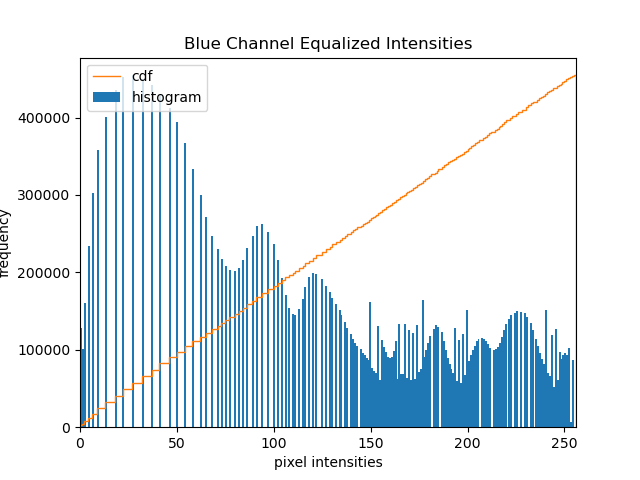
#> input picture data/Blue Channel Equalized Intensities.png, 640 x 480 px, given in place of DSC_0232.JPG, which was not available
$ jupyter execute main.ipynb   (text cells are left out)
#> lines starting #> are read from the running program, lines starting #| are printed output that depends on the picture; pictures that were not available may be replaced by others from this repository, and a replacement may not be noted
[cell 1]
# import hist_eq
import cv2
import matplotlib.pyplot as plt
import numpy as np
from math import log10, sqrt


DAY_IMG_PATH = 'data/DSC_0232.JPG'
NIGHT_IMG_PATH = 'data/DSC_0214.JPG'

[cell 2]
# This cell contains the functions used and their descriptions
def mean_squared_error(x1, x2):
    '''
    Used to calculate the mse between original image and our implementation
    '''
    return np.mean(np.square(x1 - x2))


def psnr(x1, x2):
    '''
    Peak Signal to Noise Ratio
    '''
    mse = mean_squared_error(x1, x2)
    if(mse == 0):
        return 100
    max_pixel = 255.0
    psnr = 20 * log10(max_pixel / sqrt(mse))
    return psnr


def calc_cdf(count):
    '''
    Calculating the cumulative density function
    '''
    cdf = np.cumsum(count) / sum(count)
    return cdf


def histogram_equalization_channel(image:np.ndarray, nbins=255):
    '''
    Applying histogram equalization to a single image channel
    For our case we applied it to the Y channel in Y'UV color space
    '''
    hist, bin_centers = np.histogram(image.ravel(), bins=nbins)
    cdf = calc_cdf(hist)

    flattened_img = image.ravel()
    out = []
    for pix in flattened_img:
        out.append(cdf[pix-1])

    out = (np.array(out).reshape(image.shape) * 255).astype('uint8')
    return out


def histogram_equalization(img:np.ndarray):
    '''
    Our Method for applying histogram equalization
    '''
    # ? Converting from BGR color space to YUV color space
    img_yuv = cv2.cvtColor(img, cv2.COLOR_BGR2YUV)

    # ? Applying histogram equalization to the Y' channel
    img_yuv[:,:,0] = histogram_equalization_channel(img_yuv[:,:,0])

    # ? Converting back to BGR
    out = cv2.cvtColor(img_yuv, cv2.COLOR_YUV2BGR)
    return out


def plot_histogram(channel_intensities:np.ndarray, title:str, save=True):
    '''
    Helper function to plot the intensities of an image channel
    Takes in HxW matrix and plots and saves it
    '''
    hist, bins = np.histogram(channel_intensities.ravel(), bins=256, range=(0,256))
    cdf = hist.cumsum()
    cdf_norm = cdf * float(hist.max()) / cdf.max()


    plt.hist(channel_intensities.ravel(), bins=256, range=(0,255))
    plt.stairs(cdf_norm)
    plt.title(title)
    plt.xlim([0, 256])
    plt.xlabel('pixel intensities')
    plt.ylabel('frequency')
    plt.legend(('cdf','histogram'), loc = 'upper left')
    if save:
        plt.savefig(f'data/{title}.png')

    plt.show()


def equalize_histogram_cv(img:np.ndarray):
    '''
    Applying Histogram equalization using OpenCV function
    '''
    img_yuv = cv2.cvtColor(img, cv2.COLOR_BGR2YUV)
    img_yuv[:,:,0] = cv2.equalizeHist(img_yuv[:,:,0])
    out = cv2.cvtColor(img_yuv, cv2.COLOR_YUV2BGR)
    return out

def resize_with_aspect_ratio(image, width=None, height=None):
    '''
    Helper function to decrease the resolution of images to decrease storage space
    Overleaf only allows 50MB max upload
    '''
    # Get the original image dimensions
    h, w = image.shape[:2]

    # Calculate the aspect ratio
    aspect_ratio = w / h

    if width is None:
        # Calculate height based on the specified width
        new_height = int(height / aspect_ratio)
        resized_image = cv2.resize(image, (height, new_height))
    else:
        # Calculate width based on the specified height
        new_width = int(width * aspect_ratio)
        resized_image = cv2.resize(image, (new_width, width))

    return resized_image

[cell 3]
# Applying Histogram Equalization to day time image
img = cv2.imread(DAY_IMG_PATH)
#> img is the input picture: shape (480, 640, 3); mean B, G, R 241.1, 234.4, 224.5
hist_equalized = histogram_equalization(img)
#> in histogram_equalization, `img_yuv = cv2.cvtColor(img, cv2.COLOR_BGR2YUV)`: img_yuv: shape (480, 640, 3); mean of channels 0, 1, 2 232.2, 132.3, 121.2
#> in histogram_equalization_channel, `hist, bin_centers = np.histogram(image.ravel(), bins=nbins)`: hist = 255 values, max 257737 at index 254, min 0 at index 145, mean 1204.7; bin_centers = 256 values from 0 to 255
#> in calc_cdf, `cdf = np.cumsum(count) / sum(count)`: cdf = 255 values from 0.00757 to 1
#> after the loop in histogram_equalization_channel, `for pix in flattened_img:`: out = 307200 items
#> in histogram_equalization, `img_yuv[:,:,0] = histogram_equalization_channel(img_yuv[:,:,0])`: img_yuv: shape (480, 640, 3); mean of channels 0, 1, 2 217.3, 132.3, 121.2

# ? The following line saves our output img
cv2.imwrite('data/our_histogram_output.png', hist_equalized)

plt.imshow(cv2.cvtColor(hist_equalized, cv2.COLOR_BGR2RGB))
plt.axis('off')
plt.show()

[cell 4]
# Applying Histogram Equalization to night time image
img2 = cv2.imread(NIGHT_IMG_PATH)
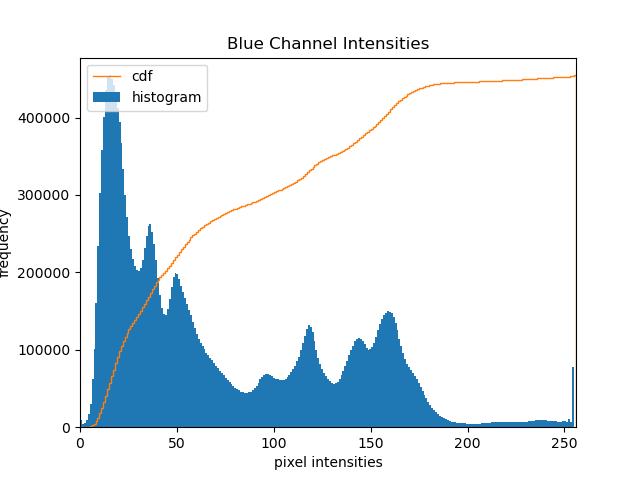
#> input picture data/Blue Channel Intensities.png, 640 x 480 px, given in place of DSC_0214.JPG, which was not available
#> img2 is the input picture: shape (480, 640, 3); mean B, G, R 241.6, 235, 225.3
hist_equalized2 = histogram_equalization(img2)
#> in histogram_equalization (call 2), `img_yuv = cv2.cvtColor(img, cv2.COLOR_BGR2YUV)`: img_yuv: shape (480, 640, 3); mean of channels 0, 1, 2 232.9, 132.2, 121.3
#> in histogram_equalization (call 2), `img_yuv[:,:,0] = histogram_equalization_channel(img_yuv[:,:,0])`: img_yuv: shape (480, 640, 3); mean of channels 0, 1, 2 218.4, 132.2, 121.3
#> in histogram_equalization (call 2), `out = cv2.cvtColor(img_yuv, cv2.COLOR_YUV2BGR)`:
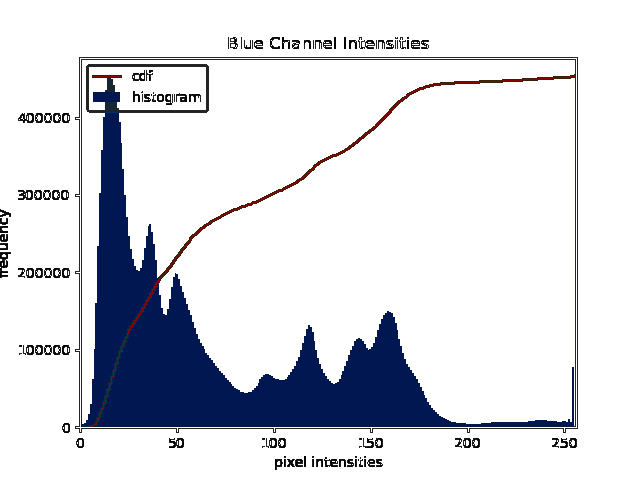
#> out: shape (480, 640, 3); mean B, G, R 227.2, 220.6, 218.4

# ? The following line saves our output img, Downscaling to save below 5MB
cv2.imwrite('data/our_histogram_output2.png',
            resize_with_aspect_ratio(hist_equalized2, height=5000))
#> in resize_with_aspect_ratio, `resized_image = cv2.resize(image, (height, new_height))`:
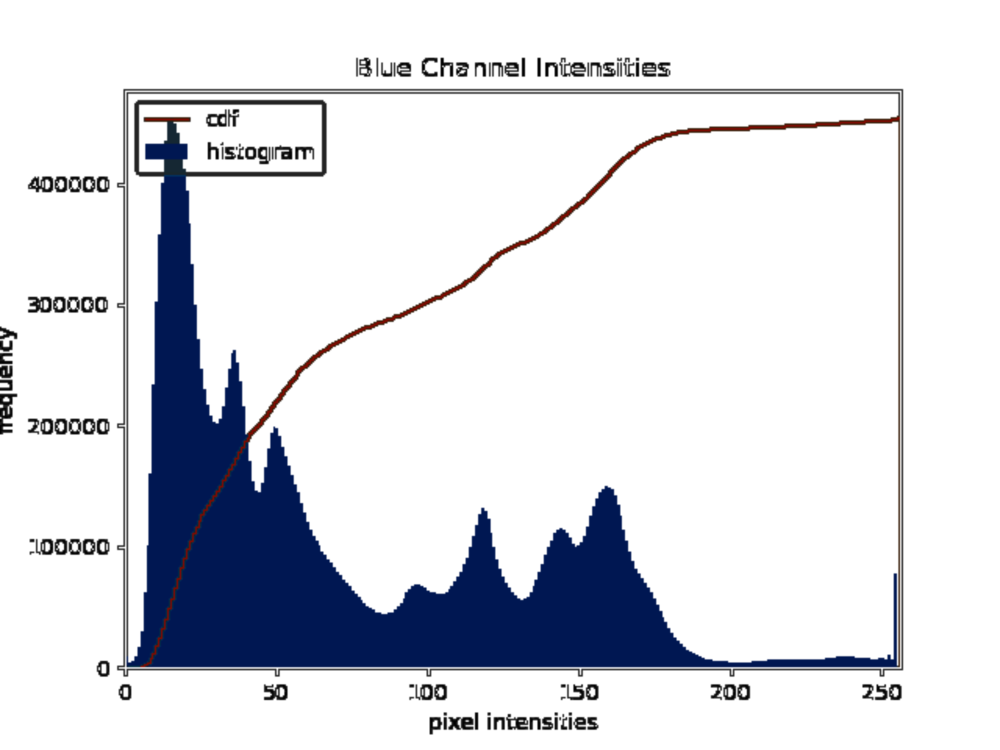
#> resized_image: shape (3750, 5000, 3) (shown at 1/5 size); mean B, G, R 227.2, 220.6, 218.4

plt.imshow(cv2.cvtColor(hist_equalized2, cv2.COLOR_BGR2RGB))
plt.axis('off')
plt.show()

[cell 5]
# ? Plotting Luminance before equalization
img_yuv = cv2.cvtColor(img, cv2.COLOR_BGR2YUV)
plot_histogram(img_yuv[:, :, 0], "Y' Values Before Histogram Equalization")
#> in plot_histogram, `hist, bins = np.histogram(channel_intensities.ravel(), bins=256, range..`: hist = 256 values, max 257664 at index 255, min 0 at index 145, mean 1200; bins = 257 values from 0 to 256
#> in plot_histogram, `cdf = hist.cumsum()`: cdf = 256 values from 2324 to 307200
#> in plot_histogram, `cdf_norm = cdf * float(hist.max()) / cdf.max()`: cdf_norm = 256 values from 1949.3 to 257664
#> in plot_histogram, `plt.hist(channel_intensities.ravel(), bins=256, range=(0,255))`:
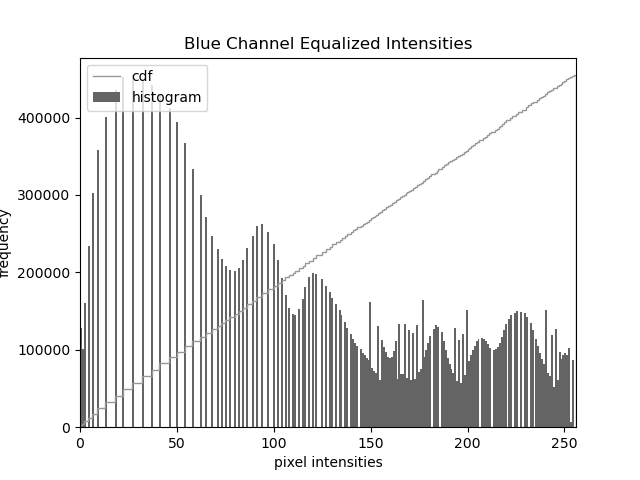
#> channel_intensities: shape (480, 640); min 0, max 255, mean 232.2
#> in plot_histogram, `plt.savefig(f'data/{title}.png')`:
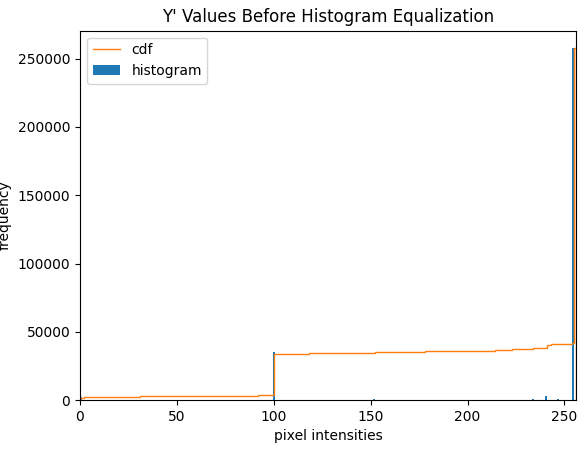
#> figure drawn by matplotlib, 1 panel; tallest bar 257664 high, from x = 254 to 255

[cell 6]
# ? Plotting Luminance after equalization
plot_histogram(
    histogram_equalization_channel(
        img_yuv[:,:,0]
    ), "Y' Values After Histogram Equalization"
)
#> call 2 of plot_histogram, with title = "Y' Values After Histogram Equalization", save = True
#> in plot_histogram (call 2), `hist, bins = np.histogram(channel_intensities.ravel(), bins=256, range..`: hist = 256 values, max 259988 at index 255, min 0 at index 0, mean 1200
#> in plot_histogram (call 2), `cdf = hist.cumsum()`: cdf = 256 values from 0 to 307200
#> in plot_histogram (call 2), `cdf_norm = cdf * float(hist.max()) / cdf.max()`: cdf_norm = 256 values from 0 to 259988
#> in plot_histogram (call 2), `plt.savefig(f'data/{title}.png')`:
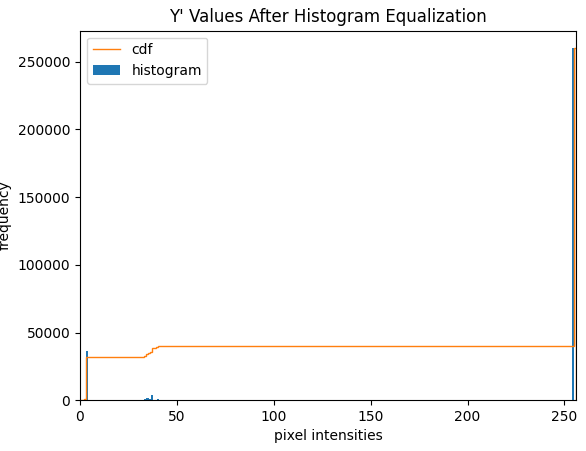
#> figure drawn by matplotlib, 1 panel; tallest bar 259988 high, from x = 254 to 255

[cell 7]
# ? Comparing with OpenCV
cv2_result = equalize_histogram_cv(img)
#> in equalize_histogram_cv, `img_yuv[:,:,0] = cv2.equalizeHist(img_yuv[:,:,0])`: img_yuv: shape (480, 640, 3); mean of channels 0, 1, 2 218.7, 132.3, 121.2
#> in equalize_histogram_cv, `out = cv2.cvtColor(img_yuv, cv2.COLOR_YUV2BGR)`:
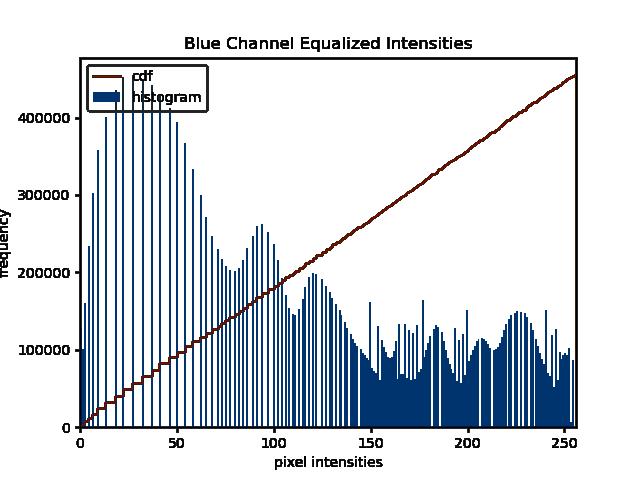
#> out: shape (480, 640, 3); mean B, G, R 227.7, 220.9, 215.3
res = np.hstack((hist_equalized,cv2_result))
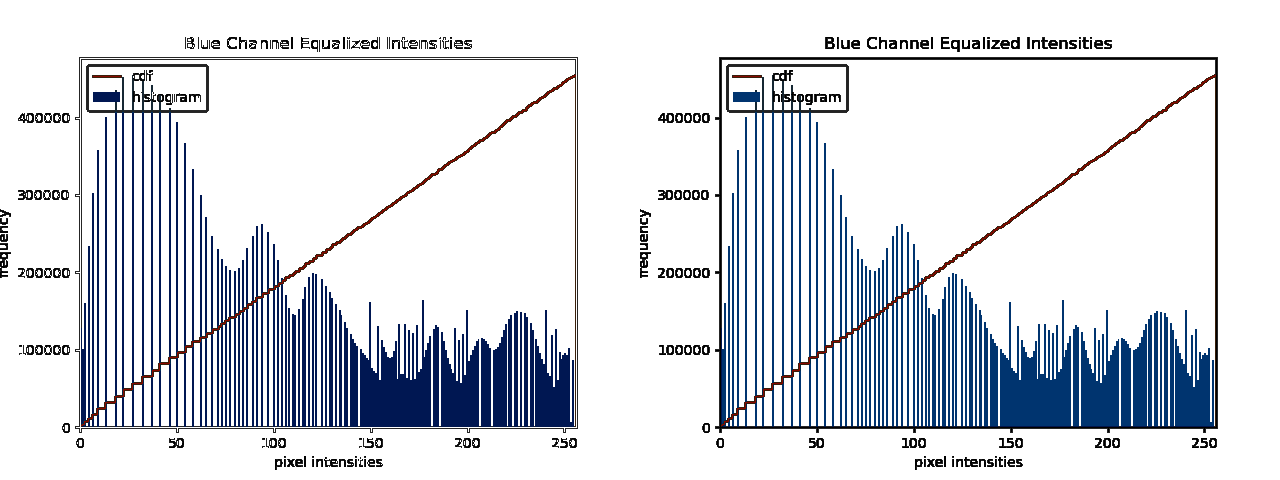
#> res: shape (480, 1280, 3); mean B, G, R 227, 220.2, 216.3

# ? Resizing to decrease storage size
cv2.imwrite('data/histogram_compare_with_cv2.png', resize_with_aspect_ratio(res, height=6000))
#> call 2 of resize_with_aspect_ratio, with height = 6000
#> in resize_with_aspect_ratio (call 2), `resized_image = cv2.resize(image, (height, new_height))`:
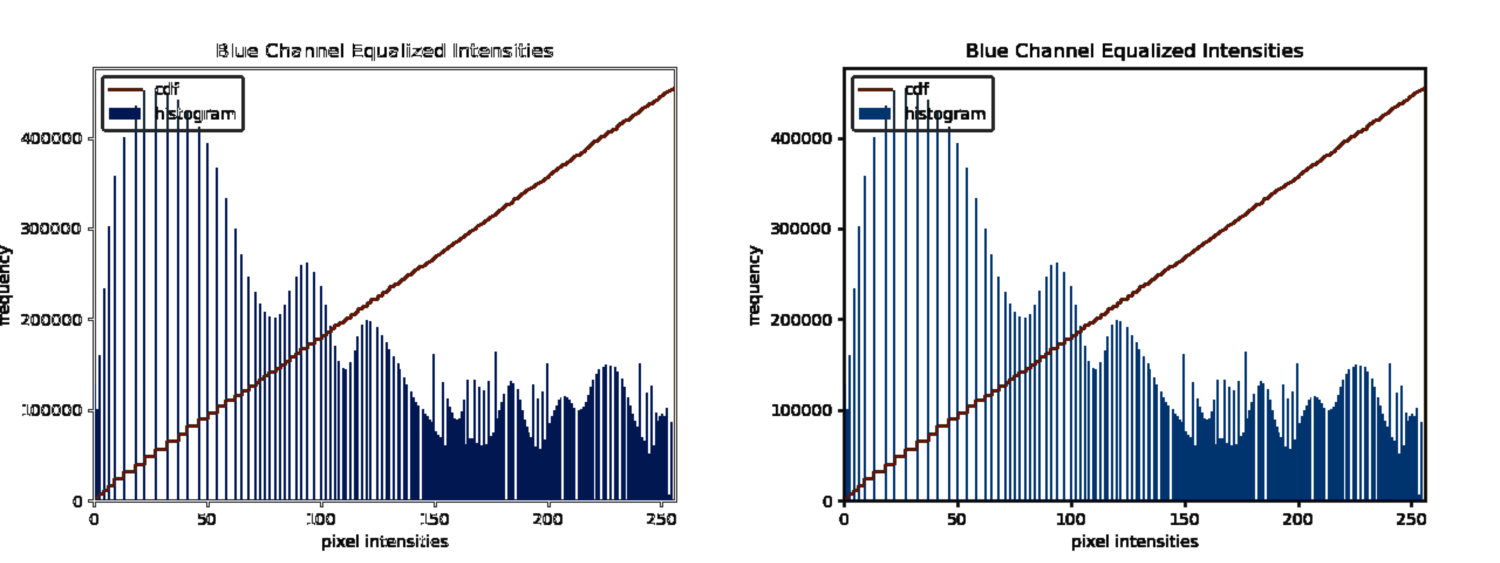
#> resized_image: shape (2250, 6000, 3) (shown at 1/4 size); mean B, G, R 227, 220.2, 216.3


print(f'Mean Square Error: {mean_squared_error(hist_equalized, cv2_result):.2f}')
#| Mean Square Error: 5.69
print(f'PSNR: {psnr(hist_equalized, cv2_result):.2f} db')
#> in psnr, `mse = mean_squared_error(x1, x2)`: mse = 5.69
#> in psnr, `psnr = 20 * log10(max_pixel / sqrt(mse))`: psnr = 40.58
#| PSNR: 40.58 db

[cell 8]
# Ablation Study: Applying Histogram Equalization to individual RGB channels
# ? [TAKES AROUND A MINUTE TO RUN]
img = cv2.imread(DAY_IMG_PATH)

def histogram_equalization_rgb(img:np.ndarray):
    img[:,:,0] = histogram_equalization_channel(img[:,:,0])
    img[:,:,1] = histogram_equalization_channel(img[:,:,1])
    img[:,:,2] = histogram_equalization_channel(img[:,:,2])
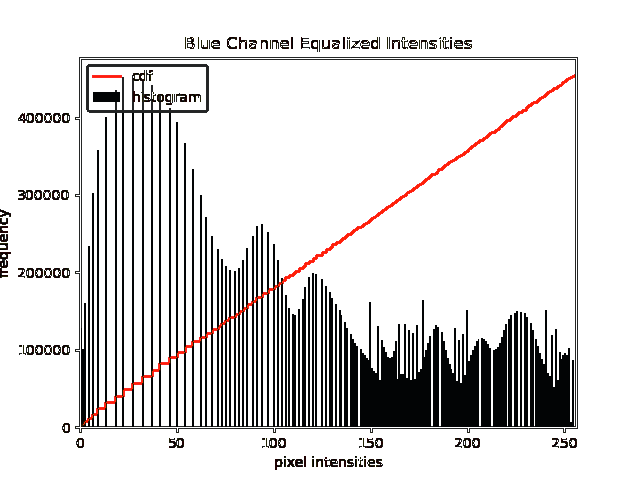
#> img: shape (480, 640, 3); mean B, G, R 217.3, 217.4, 218.7

    return img


img_rgb_hist = histogram_equalization_rgb(img)
cv2.imwrite('data/rgb_equalized_img_day.png', img_rgb_hist)
plt.imshow(
    cv2.cvtColor(img_rgb_hist, cv2.COLOR_BGR2RGB)
)
plt.show()
